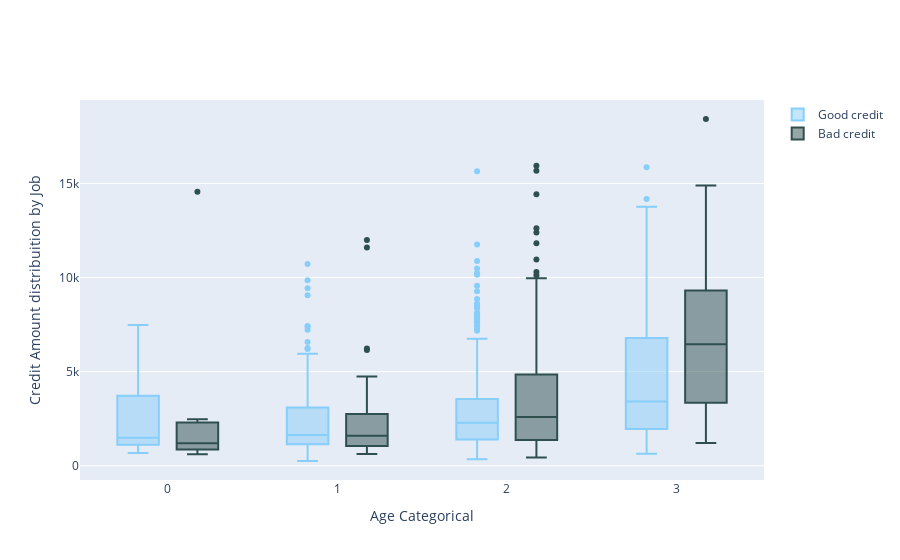

The notebook cell saved with this chart:
### Markdown cell above
Crossed by Credit amount and Age

### Code cell
trace0 = go.Box(
    x=df_good["Job"],
    y=df_good["Credit amount"],
    name='Good credit',
    marker=dict(
        color='LightSkyBlue')
)

trace1 = go.Box(
    x=df_bad['Job'],
    y=df_bad['Credit amount'],
    name='Bad credit',
    marker=dict(
        color='DarkSlateGrey')
)

data = [trace0, trace1]

layout = go.Layout(
    yaxis=dict(
        title='Credit Amount distribuition by Job',
        zeroline=False
    ),
    xaxis=dict(
        title='Age Categorical'
    ),
    boxmode='group'
)
fig = go.Figure(data=data, layout=layout)

py.iplot(fig, filename='box-age-cat')

### Figure 1 — Plotly figure (JSON) as saved in the notebook; plotly's stock layout.template omitted (floating-point values rounded to 4 significant figures; data arrays with more than 128 entries replaced by an {"elided": "..."} marker saying what was removed)
{"data": [{"marker": {"color": "LightSkyBlue"}, "name": "Good credit", "type": "box", "x": {"elided": "700 int values"}, "y": {"elided": "700 int values"}}, {"marker": {"color": "DarkSlateGrey"}, "name": "Bad credit", "type": "box", "x": {"elided": "300 int values"}, "y": {"elided": "300 int values"}}], "layout": {"boxmode": "group", "xaxis": {"title": {"text": "Age Categorical"}}, "yaxis": {"title": {"text": "Credit Amount distribuition by Job"}, "zeroline": false}}}
